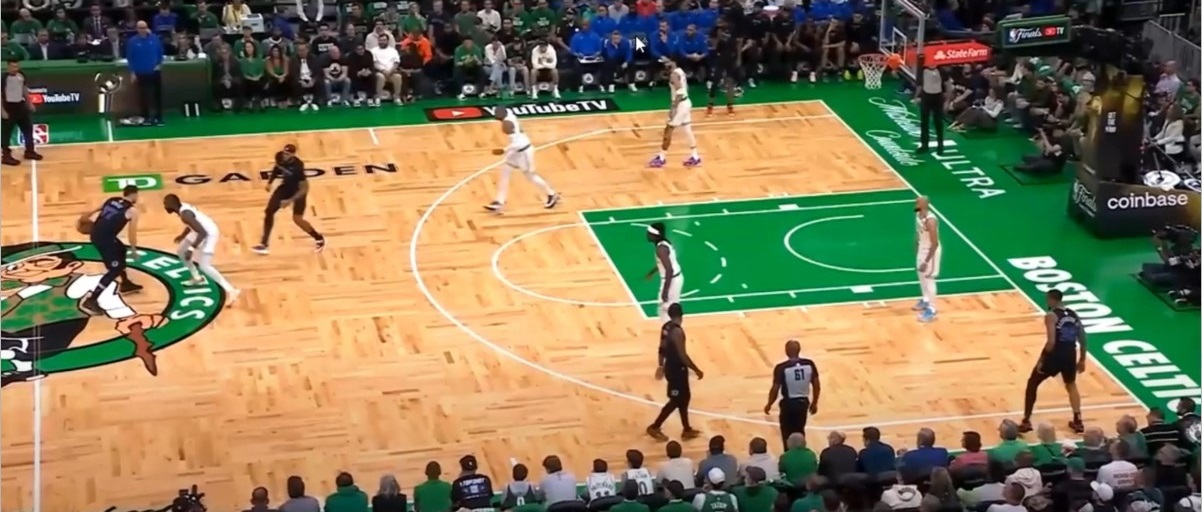
#> input picture Data/people.jpg, 1202 x 512 px, found by its file name
$ python hog_svm.py
#> lines starting #> are read from the running program, lines starting #| are printed output that depends on the picture; after the words box and inside, x2 and y2 are one past the last pixel; in counts of white or black regions, pixels touching at a corner belong together
import cv2
import matplotlib.pyplot as plt

image = cv2.imread('C:/Users/dudau/Downloads/Vision/Data/people.jpg')
#> image is the input picture: shape (512, 1202, 3); mean B, G, R 89.7, 124.1, 135.8
# HOG는 보행자 검출을 위해 만들어진 특징 디스크립터
hog = cv2.HOGDescriptor()

# SVM분류기 계수를 setSVMDetector() 함수에 등록
# 64 x 128 크기의 윈도우에서 똑바로 서 있는 사람을 검출하는 용도로 훈련된 분류기 계수를 반환
hog.setSVMDetector(cv2.HOGDescriptor.getDefaultPeopleDetector())
# 입력 영상img 에서 다양한 크기의 객체 사각형 영역을 검출하고,
# 그 결과를 vector<Rect> 타입의 인자 foundLocations에 저장
locations, weights = hog.detectMultiScale(image)
#> locations = [[110, 6, 70, 139], [248, 134, 70, 140], [892, 196, 70, 139], [630, 206, 69, 138], [632, 284, 87, 173], [753, 321, 81, 161], [75, 181, 76, 151]]; weights = [0.728, 0.618, 0.726, 0.325, 2.16, 2.12, 0.337]

dgb_image = image.copy()
for loc in locations:
    cv2.rectangle(dgb_image, (loc[0], loc[1]), (loc[0] + loc[2], loc[1] + loc[3]), (0, 255, 0), 2)
#> this loop made 7 passes
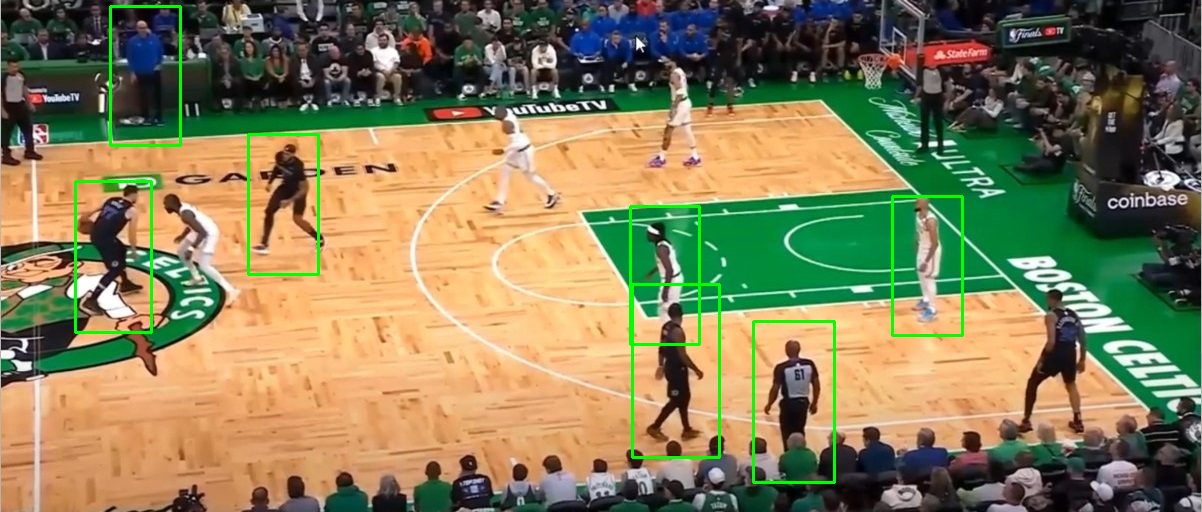
#> dgb_image: shape (512, 1202, 3); 1.51% of pixels changed, all inside (x1, y1, x2, y2) = (74, 5, 964, 484)

plt.figure(figsize=(12, 6))
plt.subplot(121)
plt.title('Original Image')
plt.axis('off')
plt.imshow(image[:, :, [2, 1, 0]])
plt.subplot(122)
plt.title('detections')
plt.axis('off')
plt.imshow(dgb_image[:, :, [2, 1, 0]])
plt.tight_layout()
plt.show()
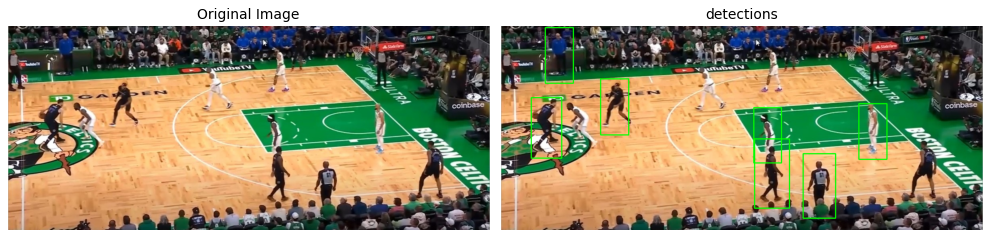
#> figure drawn by matplotlib, 2 panels
